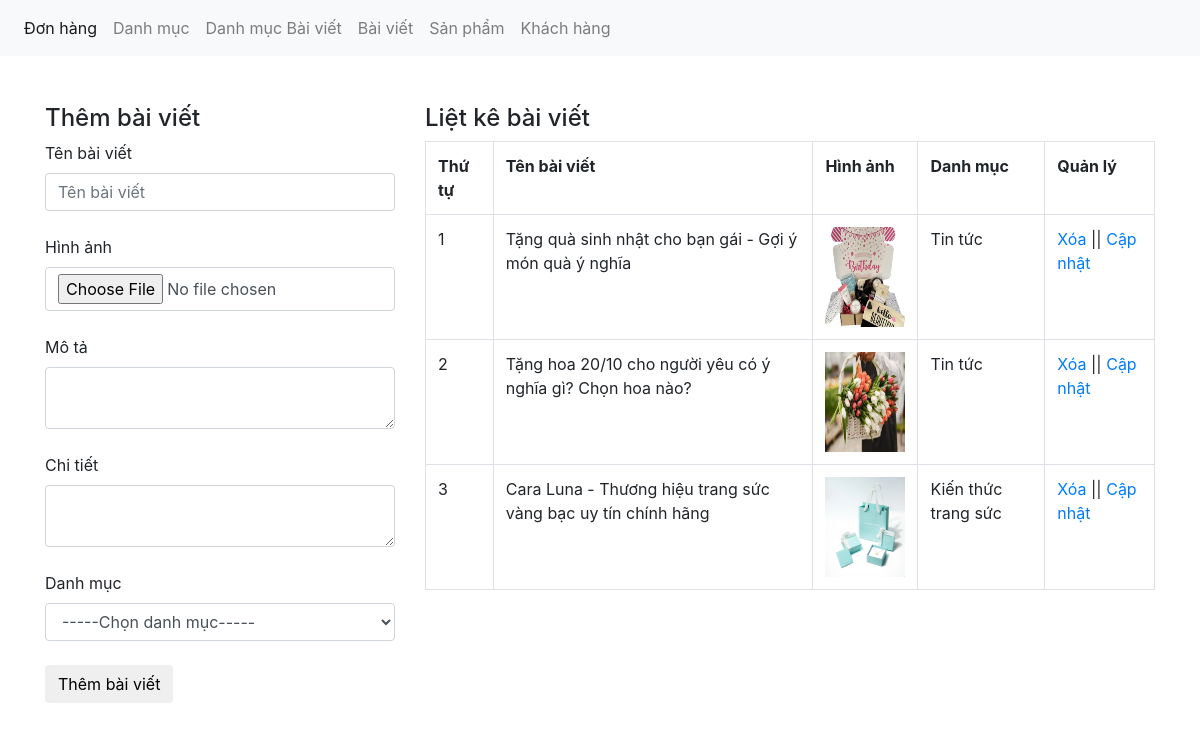
Page /admin/xulybaiviet.php on the committed database.
### tables this page shows
CREATE TABLE IF NOT EXISTS `tbl_baiviet` (
  `baiviet_id` int NOT NULL AUTO_INCREMENT,
  `tenbaiviet` varchar(100) NOT NULL,
  `tomtat` text NOT NULL,
  `noidung` text NOT NULL,
  `danhmuctin_id` int NOT NULL,
  `baiviet_image` varchar(50) NOT NULL,
  PRIMARY KEY (`baiviet_id`),
  KEY `dmbaiviet` (`danhmuctin_id`)
);

CREATE TABLE IF NOT EXISTS `tbl_danhmuc_tin` (
  `danhmuctin_id` int NOT NULL AUTO_INCREMENT,
  `tendanhmuc` varchar(100) NOT NULL,
  PRIMARY KEY (`danhmuctin_id`)
);

### admin/xulybaiviet.php (the view, shortened to what this page needs)
<?php
	include('../db/connect.php');
?>
<!DOCTYPE html>
<html lang="en">
<head>
	<link href="../css/bootstrap.css" rel="stylesheet" type="text/css" media="all" />
</head>
<body>
	<nav class="navbar navbar-expand-lg navbar-light bg-light">
	  <div class="collapse navbar-collapse" id="navbarNav">
	    <ul class="navbar-nav">
	      <li class="nav-item active">
	        <a class="nav-link" href="xulydonhang.php">Đơn hàng <span class="sr-only">(current)</span></a>
	      </li>
	      <li class="nav-item">
	        <a class="nav-link" href="xulydanhmuc.php">Danh mục</a>
	      </li>
	       <li class="nav-item">
	        <a class="nav-link" href="xulydanhmucbaiviet.php">Danh mục Bài viết</a>
	      </li>
	       <li class="nav-item">
	        <a class="nav-link" href="xulybaiviet.php">Bài viết</a>
	      </li>
	      <li class="nav-item">
	        <a class="nav-link" href="xulysanpham.php">Sản phẩm</a>
	      </li>
	       <li class="nav-item">
	        <a class="nav-link" href="xulykhachhang.php">Khách hàng</a>
	      </li>
	    </ul>
	  </div>
	</nav><br><br>
	<div class="container">
		<div class="row">
		<?php
			if(isset($_GET['quanly'])=='capnhat'){
				$id_capnhat = $_GET['capnhat_id'];
				$sql_capnhat = mysqli_query($con,"SELECT * FROM tbl_baiviet WHERE baiviet_id='$id_capnhat'");
				$row_capnhat = mysqli_fetch_array($sql_capnhat);
				$id_category_1 = $row_capnhat['danhmuctin_id'];
				?>
				<div class="col-md-4">
				<h4>Cập nhật bài viết</h4>
				<form action="" method="POST" enctype="multipart/form-data">
					<label>Tên bài viết</label>
					<input type="text" class="form-control" name="tenbaiviet" value="<?php echo $row_capnhat['tenbaiviet'] ?>"><br>
					<input type="hidden" class="form-control" name="id_update" value="<?php echo $row_capnhat['baiviet_id'] ?>">
					<label>Hình ảnh</label>
					<input type="file" class="form-control" name="hinhanh"><br>
					<img src="../images/<?php echo $row_capnhat['baiviet_image'] ?>" height="80" width="80"><br>
					<label>Mô tả</label>
					<textarea class="form-control" rows="10" name="mota"><?php echo $row_capnhat['tomtat'] ?></textarea><br>
					<label>Chi tiết</label>
					<textarea class="form-control" rows="10" name="chitiet"><?php echo $row_capnhat['noidung'] ?></textarea><br>
					<label>Danh mục</label>
					<?php
					$sql_danhmuc = mysqli_query($con,"SELECT * FROM tbl_danhmuc_tin ORDER BY danhmuctin_id DESC");
					?>
					<select name="danhmuc" class="form-control">
						<option value="0">-----Chọn danh mục-----</option>
						<?php
						while($row_danhmuc = mysqli_fetch_array($sql_danhmuc)){
							if($id_category_1==$row_danhmuc['danhmuctin_id']){
						?>
						<option selected value="<?php echo $row_danhmuc['danhmuctin_id'] ?>"><?php echo $row_danhmuc['tendanhmuc'] ?></option>
						<?php
							}else{
						?>
						<option value="<?php echo $row_danhmuc['danhmuctin_id'] ?>"><?php echo $row_danhmuc['tendanhmuc'] ?></option>
						<?php
							}
						}
						?>
					</select><br>
					<input type="submit" name="capnhatbaiviet" value="Cập nhật bài viết" class="btn btn-default">
				</form>
				</div>
			<?php
			}else{
				?>
				<div class="col-md-4">
				<h4>Thêm bài viết</h4>
				<form action="" method="POST" enctype="multipart/form-data">
					<label>Tên bài viết</label>
					<input type="text" class="form-control" name="tenbaiviet" placeholder="Tên bài viết"><br>
					<label>Hình ảnh</label>
					<input type="file" class="form-control" name="hinhanh"><br>
					<label>Mô tả</label>
					<textarea class="form-control" name="mota"></textarea><br>
					<label>Chi tiết</label>
					<textarea class="form-control" name="chitiet"></textarea><br>
					<label>Danh mục</label>
					<select name="danhmuc" class="form-control">
						<option value="0">-----Chọn danh mục-----</option>
					</select><br>
					<input type="submit" name="thembaiviet" value="Thêm bài viết" class="btn btn-default">
				</form>
				</div>
				<?php
			}
				?>
			<div class="col-md-8">
				<h4>Liệt kê bài viết</h4>
				<?php
				$sql_select_bv = mysqli_query($con,"SELECT * FROM tbl_baiviet,tbl_danhmuc_tin WHERE tbl_baiviet.danhmuctin_id=tbl_danhmuc_tin.danhmuctin_id ORDER BY tbl_baiviet.baiviet_id DESC");
				?>
				<table class="table table-bordered ">
					<tr>
						<th>Thứ tự</th>
						<th>Tên bài viết</th>
						<th>Hình ảnh</th>
						<th>Danh mục</th>
						<th>Quản lý</th>
					</tr>
					<?php
					$i = 0;
					while($row_bv = mysqli_fetch_array($sql_select_bv)){
						$i++;
					?>
					<tr>
						<td><?php echo $i ?></td>
						<td><?php echo $row_bv['tenbaiviet'] ?></td>
						<td><img src="../images/<?php echo $row_bv['baiviet_image'] ?>" height="100" width="80"></td>
						<td><?php echo $row_bv['tendanhmuc'] ?></td>
						<td><a href="?xoa=<?php echo $row_bv['baiviet_id'] ?>">Xóa</a> || <a href="xulybaiviet.php?quanly=capnhat&capnhat_id=<?php echo $row_bv['baiviet_id'] ?>">Cập nhật</a></td>
					</tr>
				<?php
					}
					?>
				</table>
			</div>
		</div>
	</div>
</body>
</html>

### rows in the picture
tbl_baiviet: tenbaiviet "Tặng quà sinh nhật cho bạn gái - Gợi ý món quà ý nghĩa", baiviet_image (picture), danhmuctin.tendanhmuc "Tin tức"
tbl_baiviet: tenbaiviet "Tặng hoa 20/10 cho người yêu có ý nghĩa gì? Chọn hoa nào?", baiviet_image (picture), danhmuctin.tendanhmuc "Tin tức"
tbl_baiviet: tenbaiviet "Cara Luna - Thương hiệu trang sức vàng bạc uy tín chính hãng", baiviet_image (picture), danhmuctin.tendanhmuc "Kiến thức trang sức"
